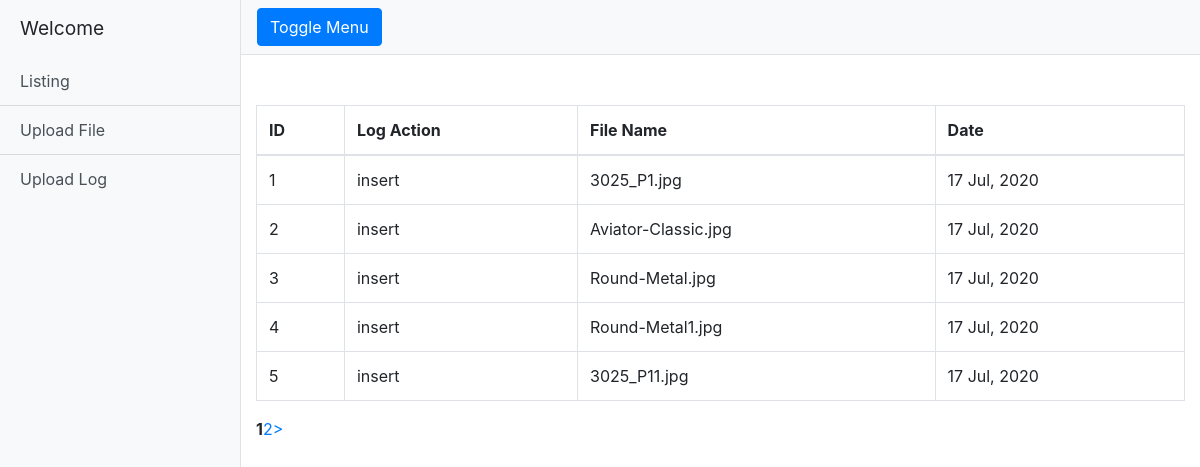
The page /directory_listing/logs on the database its author committed.
### tables this page shows
CREATE TABLE `file_action_log` (
  `log_id` int(11) NOT NULL,
  `log_action` enum('insert','delete') NOT NULL,
  `file_name` varchar(200) NOT NULL,
  `log_action_date` timestamp NOT NULL DEFAULT CURRENT_TIMESTAMP
);

### application/modules/templates/controllers/Templates.php (called while the page is built, shortened)
<?php
class Templates extends MX_Controller {
	public function __construct ()
	{
			$this->load->model('db_functions');
			$this->load->module('templates');
	}
	public function manage($data)
	{
		$this->load->view('main', $data);
	}
}

### application/modules/directory_listing/controllers/Directory_listing.php (called while the page is built, shortened)
<?php
class Directory_listing extends MX_Controller {
	function logs($page=''){
		$lists = $this->db_functions->get_contents('file_action_log');
		if($lists){
			$config = array();
	    $config["base_url"] = base_url() . "directory_listing/logs/";
	    $config["total_rows"] = count($lists);
	    $config["per_page"] = 5;
	    $config["uri_segment"] = 3;
			$this->pagination->initialize($config);
			$page = ($this->uri->segment(3)) ? $this->uri->segment(3) : 0;
	    $data["results"] = $this->db_functions->fetch_logs($config["per_page"], $page);
	    $data["links"] = $this->pagination->create_links();
		}else{
	    $data["results"] = array();
	    $data["links"] = '';
		}
		$data['module']='directory_listing';
		$data['view']='directory_logs';
		$this->templates->manage($data, $data);
	}
}

### index.php (called while the page is built, shortened)
<?php
require_once BASEPATH.'core/CodeIgniter.php';

### application/modules/directory_listing/models/Db_functions.php (called while the page is built, shortened)
<?php
class Db_functions extends CI_Model{
	 function fetch_logs($limit, $start){
		 $this->db->limit($limit, $start);
		 $query = $this->db->get("file_action_log");
		 if ($query->num_rows() > 0) {
				 foreach ($query->result() as $row) {
						 $data[] = $row;
				 }
				 return $data;
		 }
		 return false;
	 }
}
?>

### application/modules/directory_listing/views/directory_logs.php (the view, shortened to what this page needs)
<table class="table table-bordered">
  <thead>
    <tr>
      <th>ID</th>
      <th>Log Action</th>
      <th>File Name</th>
      <th>Date</th>
    </tr>
  </thead>
  <tbody class="tbody">
    <?php
    if(count($results)>0){
      foreach($results as $row){
        ?>
        <tr>
          <td><?=$row->log_id;?></td>
          <td><?=$row->log_action;?></td>
          <td><?=$row->file_name;?></td>
          <td><?=date("d M, Y", strtotime($row->log_action_date));?></td>
        </tr>
        <?php
      }
    }
    ?>
  </tbody>
</table>
<p><?php echo $links; ?></p>

### application/third_party/MX/Loader.php (shortened to what this page needs)
<?php (defined('BASEPATH')) OR exit('No direct script access allowed');
class MX_Loader extends CI_Loader
{
	protected $_module;
	public $_ci_cached_vars = array();
	public function initialize($controller = NULL)
	{
		$this->_module = CI::$APP->router->fetch_module();
	}
	public function model($model, $object_name = NULL, $connect = FALSE)
	{
		if (is_array($model)) return $this->models($model);
		($_alias = $object_name) OR $_alias = basename($model);
		if (in_array($_alias, $this->_ci_models, TRUE))
			return $this;
		list($path, $_model) = Modules::find(strtolower($model), $this->_module, 'models/');
		if ($path == FALSE)
		{
			parent::model($model, $object_name, $connect);
		}
		else
		{
			CI::$APP->$_alias = new $model();
			$this->_ci_models[] = $_alias;
		}
		return $this;
	}
	public function models($models)
	{
		return $this;
	}
	public function module($module, $params = NULL)
	{
		$_alias = strtolower(basename($module));
		CI::$APP->$_alias = Modules::load(array($module => $params));
		return $this;
	}
	public function view($view, $vars = array(), $return = FALSE)
	{
		list($path, $_view) = Modules::find($view, $this->_module, 'views/');
		if ($path != FALSE)
		{
			$this->_ci_view_paths = array($path => TRUE) + $this->_ci_view_paths;
			$view = $_view;
		}
		if (method_exists($this, '_ci_object_to_array'))
		{
		        return $this->_ci_load(array('_ci_view' => $view, '_ci_vars' => $this->_ci_object_to_array($vars), '_ci_return' => $return));
		} else {
		        return $this->_ci_load(array('_ci_view' => $view, '_ci_vars' => $this->_ci_prepare_view_vars($vars), '_ci_return' => $return));
		}
	}
	public function _ci_load($_ci_data)
	{
		extract($_ci_data);
		if (isset($_ci_view))
		{
			$_ci_path = '';
			$_ci_file = (pathinfo($_ci_view, PATHINFO_EXTENSION)) ? $_ci_view : $_ci_view.EXT;
			foreach ($this->_ci_view_paths as $path => $cascade)
			{
				if (file_exists($view = $path.$_ci_file))
				{
					$_ci_path = $view;
					break;
				}
			}
		}
		elseif (isset($_ci_path))
		{
			$_ci_file = basename($_ci_path);
			if( ! file_exists($_ci_path)) $_ci_path = '';
		}
		if (isset($_ci_vars))
			$this->_ci_cached_vars = array_merge($this->_ci_cached_vars, (array) $_ci_vars);
		extract($this->_ci_cached_vars);
		if ((bool) @ini_get('short_open_tag') === FALSE && CI::$APP->config->item('rewrite_short_tags') == TRUE)
		{
			echo eval('?>'.preg_replace("/;*\s*\?>/", "; ?>", str_replace('<?=', '<?php echo ', file_get_contents($_ci_path))));
		}
		else
		{
			include($_ci_path);
		}
	}
}

### application/modules/templates/views/main.php (shortened to what this page needs)
<!DOCTYPE html>
<html lang="en">
<head>
  <link href="<?=base_url();?>assets/vendor/bootstrap/css/bootstrap.min.css" rel="stylesheet">
  <link href="<?=base_url();?>assets/css/simple-sidebar.css" rel="stylesheet">
</head>
<body>
  <div class="d-flex" id="wrapper">
    <div class="bg-light border-right" id="sidebar-wrapper">
      <div class="sidebar-heading">Welcome</div>
      <div class="list-group list-group-flush">
        <a href="<?=base_url();?>directory_listing/list_all_files/" class="list-group-item list-group-item-action bg-light">Listing</a>
        <a href="<?=base_url();?>directory_upload" class="list-group-item list-group-item-action bg-light">Upload File</a>
        <a href="<?=base_url();?>directory_listing/logs" class="list-group-item list-group-item-action bg-light">Upload Log</a>
      </div>
    </div>
    <div id="page-content-wrapper">
      <nav class="navbar navbar-expand-lg navbar-light bg-light border-bottom">
        <button class="btn btn-primary" id="menu-toggle">Toggle Menu</button>
      </nav>
      <div class="container" style="margin-top:50px">
        <?php
    		if($module && $view){
    				$path=$module.'/'.$view;
    				$this->load->view($path);
    		}else{
    				echo "No data found";
    		}
    		?>
      </div>
    </div>
  </div>
</body>
</html>

### assets/css/simple-sidebar.css (style rules this page uses)
#wrapper { overflow-x: hidden; }
#sidebar-wrapper { min-height: 100vh; margin-left: -15rem; -webkit-transition: margin .25s ease-out; -moz-transition: margin .25s ease-out; -o-transition: margin .25s ease-out; transition: margin .25s ease-out; }
#sidebar-wrapper .sidebar-heading { padding: 0.875rem 1.25rem; font-size: 1.2rem; }
#sidebar-wrapper .list-group { width: 15rem; }
#page-content-wrapper { min-width: 100vw; }
@media (min-width: 768px) { #sidebar-wrapper { margin-left: 0; } }
@media (min-width: 768px) { #page-content-wrapper { min-width: 0; width: 100%; } }

### rows shown on the page
file_action_log: log_id "1", log_action "insert", file_name "3025_P1.jpg", log_action_date "17 Jul, 2020"
file_action_log: log_id "2", log_action "insert", file_name "Aviator-Classic.jpg", log_action_date "17 Jul, 2020"
file_action_log: log_id "3", log_action "insert", file_name "Round-Metal.jpg", log_action_date "17 Jul, 2020"
file_action_log: log_id "4", log_action "insert", file_name "Round-Metal1.jpg", log_action_date "17 Jul, 2020"
file_action_log: log_id "5", log_action "insert", file_name "3025_P11.jpg", log_action_date "17 Jul, 2020"

### other values the page prints
$links "1 2 >"
